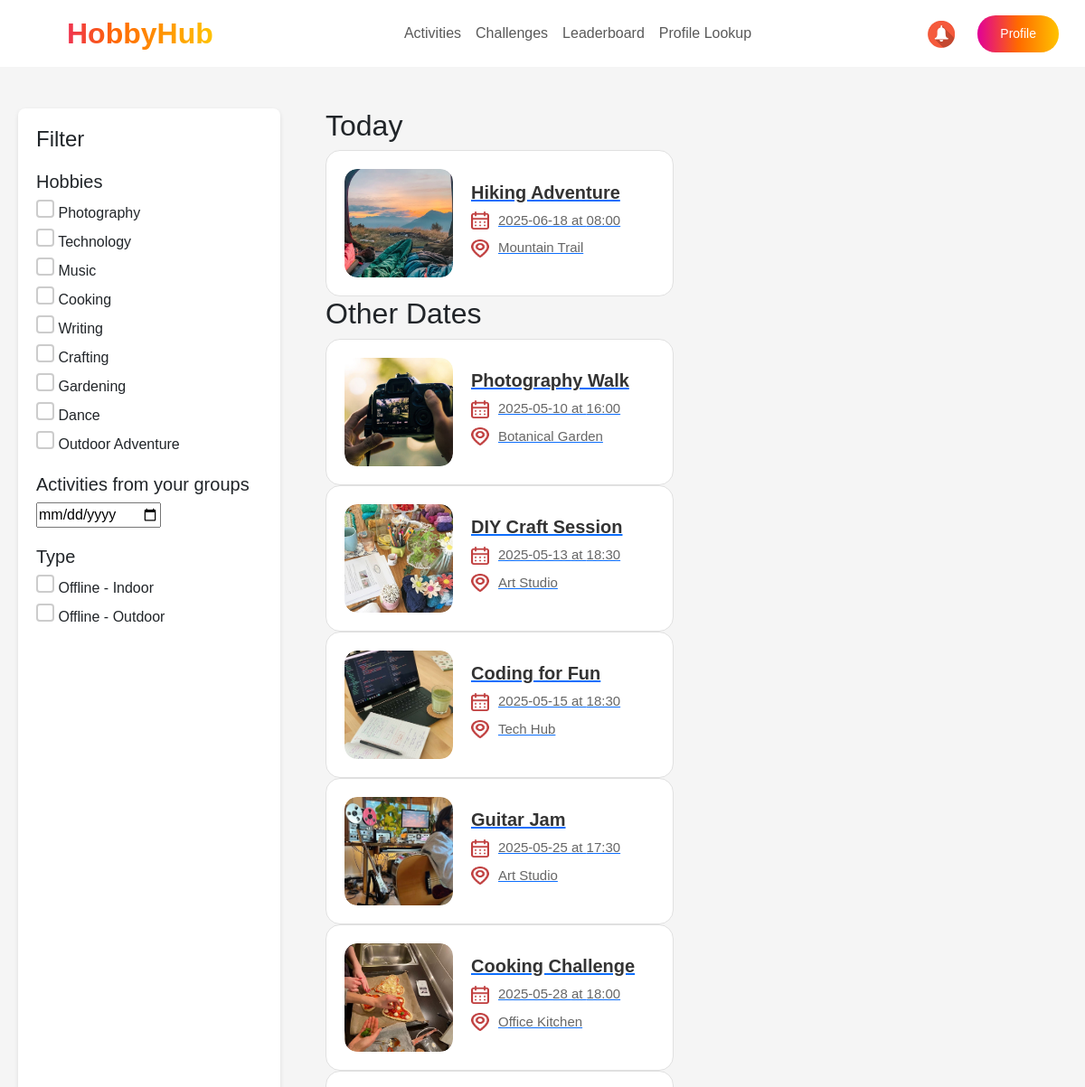
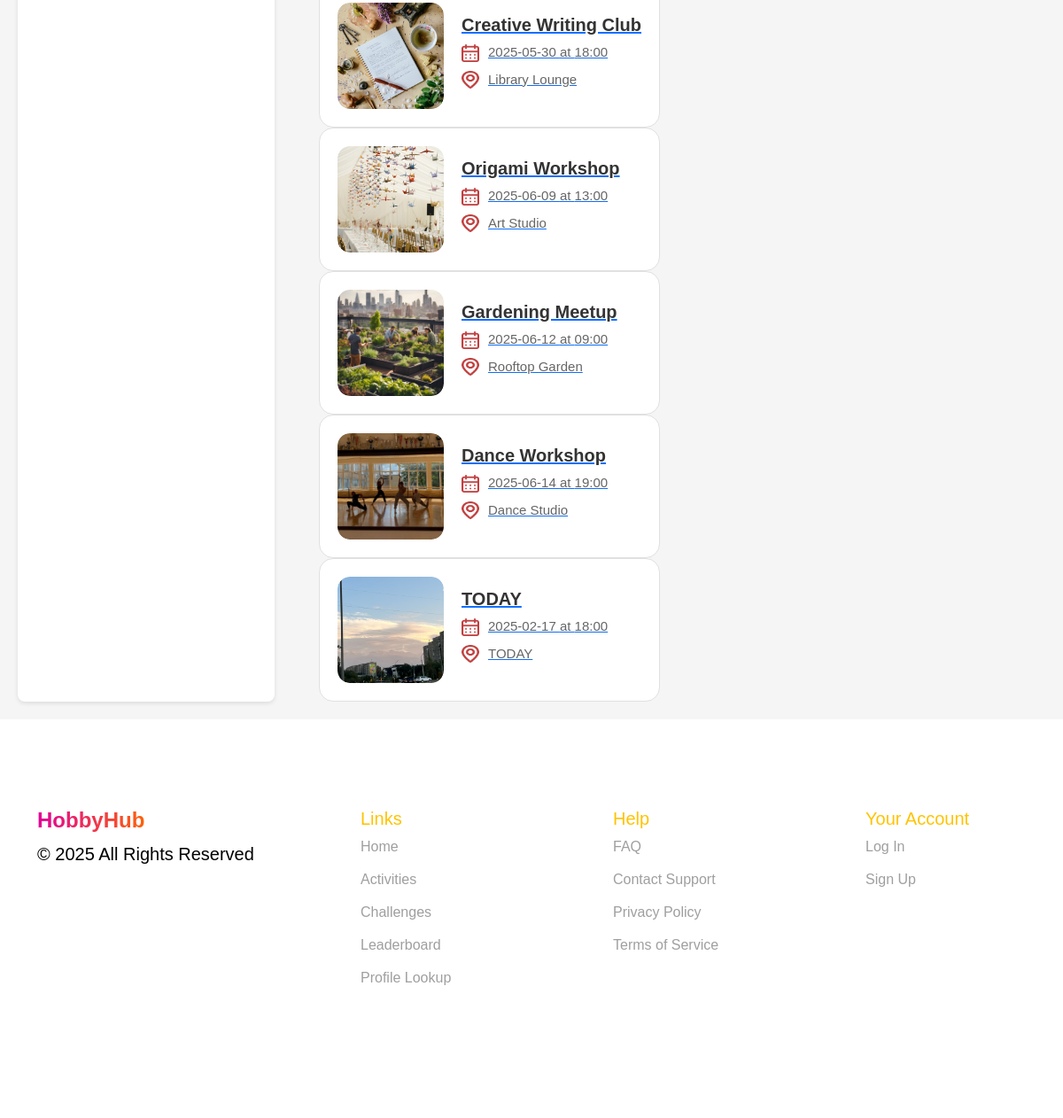
Screenshot of /user_activities/ with the database file from the repository (2 pictures, top to bottom).
### events/models.py (models this page shows, shortened)
class Event(models.Model):
    title = models.CharField(max_length=150)
    description = models.TextField()
    location = models.CharField(max_length=250)
    date = models.DateField()
    time = models.TimeField()
    hobby_type = models.CharField(max_length=150)
    image = models.ImageField(upload_to='event_images/', null=True, blank=True)

### events/views.py (the view)
# urls.py: path('user_activities/', user_activities, name='user_activities'),
def user_activities(request):
    today = timezone.now().date()  # Получаем текущую дату
    events = Event.objects.all()
    today_events = []
    other_events = []
    for event in events:
        event_data = {
            'id': event.id,  # Убедитесь, что передаете id события
            'title': event.title,
            'description': event.description,
            'location': event.location,
            'date': event.date.strftime('%Y-%m-%d'),
            'time': event.time.strftime('%H:%M'),
            'hobby_type': event.hobby_type,
            'image': event.image.url if event.image else None,  # Используйте .url для ImageField
        }
        if event.date == today:
            today_events.append(event_data)
        else:
            other_events.append(event_data)
    return render(request, 'user_activities.html', {
        'today_events': today_events,
        'other_events': other_events,
    })

### events/templates/user_activities.html (shortened to what this page needs)
<!DOCTYPE html>
<html lang="en">
<head>
    {% load static %}
    <link rel="stylesheet" href="https://cdn.jsdelivr.net/npm/bootstrap@5.3.0/dist/css/bootstrap.min.css">
    <link rel="stylesheet" href="{% static 'css/organizer-styles.css' %}">
    <link rel="stylesheet" href="{% static 'css/activities.css' %}">
    <link href="https://fonts.cdnfonts.com/css/gilroy-bold" rel="stylesheet">
    <link rel="stylesheet" href="https://cdn.jsdelivr.net/npm/swiper/swiper-bundle.min.css">
</head>
<body>
    <section class="header">
        <nav class="navbar navbar-expand-lg navbar-bold px-4  bg-white fixed-top">
            <a class="navbar-brand fw-bold gradient-text logo" href="#">HobbyHub</span></a>
            <div class="collapse navbar-collapse justify-content-center" id="navbarNav">
                <ul class="navbar-nav">
                    <li class="nav-item header-text"><a class="nav-link" href="#">Activities</a></li>
                    <li class="nav-item header-text"><a class="nav-link" href="#">Challenges</a></li>
                    <li class="nav-item header-text"><a class="nav-link" href="#">Leaderboard</a></li>
                    <li class="nav-item header-text"><a class="nav-link" href="#">Profile Lookup</a></li>
                </ul>
            </div>
            <div class="d-flex">
                <a class="notifications"><img src="{% static 'images/bell.jpg' %}" alt="Notification"></a>
                <button class="btn btn-gradient">Profile</button>
            </div>
        </nav>
        </section>
        <div class="container-act" style="margin-top: 100px">
            <aside class="filter-panel">
                <h4 >Filter</h4>
                <h5 style="margin-top: 20px">Hobbies</h5>
                <ul id="hobby-filters">
                    <li><input type="checkbox" value="Photography"> Photography</li>
                    <li><input type="checkbox" value="Technology"> Technology</li>
                    <li><input type="checkbox" value="Music"> Music</li>
                    <li><input type="checkbox" value="Cooking"> Cooking</li>
                    <li><input type="checkbox" value="Writing"> Writing</li>
                    <li><input type="checkbox" value="Crafting"> Crafting</li>
                    <li><input type="checkbox" value="Gardening"> Gardening</li>
                    <li><input type="checkbox" value="Dance"> Dance</li>
                    <li><input type="checkbox" value="Outdoor Adventure"> Outdoor Adventure</li>
                </ul>
                <h5 style="margin-top: 20px">Activities from your groups</h5>
                <input type="date" id="date-filter">
                <h5 style="margin-top: 20px">Type</h5>
                <ul>
                    <li><input type="checkbox" value="Indoor"> Offline - Indoor</li>
                    <li><input type="checkbox" value="Outdoor"> Offline - Outdoor</li>
                </ul>
            </aside>
            <main class="event-list" style="padding-left: 50px;">
                <h2>Today</h2>
                <div id="today-events">
                    {% if today_events %}
                        {% for event in today_events %}
                        <a href="{% url 'activity_details' event.id %}" class="event-link">
                            <div class="event event-card" data-date="{{ event.date }}" data-type="{{ event.hobby_type }}" data-hobby="{{ event.hobby_type }}">
                                <div class="event-image">
                                    <img src="{{ event.image }}" alt="{{ event.title }}">
                                </div>
                                <div class="event-details">
                                    <h3>{{ event.title }}</h3>
                                    <p>
                                        <img src="{% static 'images/your_act_calendar.png' %}" alt="Date" class="icon">
                                        {{ event.date }} at {{ event.time }}
                                    </p>
                                    <p>
                                        <img src="{% static 'images/your_act_location.png' %}" alt="Location" class="icon">
                                        {{ event.location }}
                                    </p>
                                </div>
                            </div>
                        </a>
                        {% endfor %}
                    {% else %}
                        <p id="no-events-today">No events for today.</p>
                    {% endif %}
                </div>
                <h2>Other Dates</h2>
                <div id="other-events">
                    {% if other_events %}
                        {% for event in other_events %}
                        <a href="{% url 'activity_details' event.id %}" class="event-link">
                            <div class="event event-card" data-date="{{ event.date }}" data-type="{{ event.hobby_type }}" data-hobby="{{ event.hobby_type }}">
                                <div class="event-image">
                                    <img src="{{ event.image }}" alt="{{ event.title }}">
                                </div>
                                <div class="event-details">
                                    <h3>{{ event.title }}</h3>
                                    <p>
                                        <img src="{% static 'images/your_act_calendar.png' %}" alt="Date" class="icon">
                                        {{ event.date }} at {{ event.time }}
                                    </p>
                                    <p>
                                        <img src="{% static 'images/your_act_location.png' %}" alt="Location" class="icon">
                                        {{ event.location }}
                                    </p>
                                </div>
                            </div>
                        </a>
                        {% endfor %}
                    {% else %}
                        <p id="no-events-other">No events for other dates.</p>
                    {% endif %}
                </div>
            </main>
        </div>
    <footer class="footer">
        <div class="container">
            <div class="row">
                <div class="col-md-3">
                    <h4 class="fw-bold gradient-text">HobbyHub</h4>
                    <p>© 2025 All Rights Reserved</p>
                </div>
                <div class="col-md-3">
                    <h5>Links</h5>
                    <ul>
                        <li><a href="#">Home</a></li>
                        <li><a href="#">Activities</a></li>
                        <li><a href="#">Challenges</a></li>
                        <li><a href="#">Leaderboard</a></li>
                        <li><a href="#">Profile Lookup</a></li>
                    </ul>
                </div>
                <div class="col-md-3">
                    <h5>Help</h5>
                    <ul>
                        <li><a href="#">FAQ</a></li>
                        <li><a href="#">Contact Support</a></li>
                        <li><a href="#">Privacy Policy</a></li>
                        <li><a href="#">Terms of Service</a></li>
                    </ul>
                </div>
                <div class="col-md-3">
                    <h5>Your Account</h5>
                    <ul>
                        <li><a href="#">Log In</a></li>
                        <li><a href="#">Sign Up</a></li>
                    </ul>
                </div>
            </div>
        </div>
    </footer>
</body>
</html>

### events/static/css/organizer-styles.css (style rules this page uses)
body { font-family: 'Gilroy-bold', sans-serif; background-color: #F5F5F5; }
p { color: #000000; font-weight: 400; font-size: 20px; }
.header { background-color: gainsboro; }
.gradient-text { background: linear-gradient(90deg, #E10098 0%, #FF6A00 50%, #FFC300 100%); -webkit-background-clip: text; -webkit-text-fill-color: transparent; font-weight: bold; }
.btn-gradient { background: linear-gradient(90deg, #E10098 0%, #FF6A00 50%, #FFC300 100%); color: white; border-radius: 20px; padding: 10px 25px; font-size: 18px; border: none; cursor: pointer; transition: 0.3s; }
.logo { font-size: 2rem; font-weight: bold; padding-left: 50px; }
.footer { height: 450px; background: #FFFFFF; color: black; padding: 100px 0; }
.footer h5 { padding-left: 80px; color: #FFC300; }
.footer ul { list-style: none; display: flex; flex-direction: column; padding-left: 50px; }
.footer ul li { margin-bottom: 13px; }
.footer ul li a { color: #9F9F9F; text-decoration: none; padding-left: 30px; }
.btn { font-size: 14px; margin-right: 5px; }
.notifications img { width:30px; height:30px; margin-right: 25px; margin-top: 6px; }
.event-card { display: flex; align-items: center; background: #ffffff; border-radius: 16px; padding: 20px; position: relative; overflow: hidden; transition: all 0.3s ease-in-out; border: 1px solid #e0e0e0; }
.event-image { width: 120px; height: 120px; border-radius: 14px; overflow: hidden; flex-shrink: 0; position: relative; }
.event-image img { width: 100%; height: 100%; object-fit: cover; border-radius: 14px; transition: transform 0.3s ease-in-out; }
.event-details { padding-left: 20px; flex: 1; }
.event-details h3 { margin: 0; font-size: 20px; font-weight: bold; color: #333; }
.event-details p { margin: 8px 0; font-size: 15px; color: #666; display: flex; align-items: center; font-weight: 500; }
.icon { width: 20px; height: 20px; margin-right: 10px; opacity: 0.8; transition: opacity 0.3s ease-in-out; }

### events/static/css/activities.css (style rules this page uses)
.container-act { display: flex; width: 100%; max-width: 1200px; margin: auto; padding: 20px; margin-top: 100px; }
.filter-panel { width: 25%; background: #fff; padding: 20px; border-radius: 8px; box-shadow: 0 2px 5px rgba(0, 0, 0, 0.1); }
.filter-panel h3, .filter-panel h4 { margin-bottom: 10px; }
.filter-panel ul { list-style: none; padding: 0; }
.filter-panel li { margin-bottom: 5px; }
input[type="checkbox"] { appearance: none; width: 20px; height: 20px; border-radius: 4px; border: 2px solid #ccc; cursor: pointer; transition: all 0.3s ease-in-out; background-color: #fff; }
.event-card { display: flex; align-items: center; background: #ffffff; border-radius: 16px; padding: 20px; position: relative; overflow: hidden; transition: all 0.3s ease-in-out; border: 1px solid #e0e0e0; }
.event-image { width: 120px; height: 120px; border-radius: 14px; overflow: hidden; flex-shrink: 0; position: relative; }
.event-image img { width: 100%; height: 100%; object-fit: cover; border-radius: 14px; transition: transform 0.3s ease-in-out; }
.event-details { padding-left: 20px; flex: 1; }
.event-details h3 { margin: 0; font-size: 20px; font-weight: bold; color: #333; }
.event-details p { margin: 8px 0; font-size: 15px; color: #666; display: flex; align-items: center; font-weight: 500; }
.icon { width: 20px; height: 20px; margin-right: 10px; opacity: 0.8; transition: opacity 0.3s ease-in-out; }

### rows the page displays
Event: title "Hiking Adventure", location "Mountain Trail"
Event: title "Photography Walk", location "Botanical Garden"
Event: title "DIY Craft Session", location "Art Studio"
Event: title "Coding for Fun", location "Tech Hub"
Event: title "Guitar Jam", location "Art Studio"
Event: title "Cooking Challenge", location "Office Kitchen"
Event: title "Creative Writing Club", location "Library Lounge"
Event: title "Origami Workshop", location "Art Studio"
Event: title "Gardening Meetup", location "Rooftop Garden"
Event: title "Dance Workshop", location "Dance Studio"
Event: title "TODAY", location "TODAY"

### other values shown
{{ event.date }} "2025-06-18"
{{ event.time }} "08:00"
{{ event.date }} "2025-05-10" "2025-05-13" "2025-05-15" "2025-05-25" "2025-05-28" "2025-05-30" "2025-06-09" "2025-06-12" "2025-06-14" "2025-02-17"
{{ event.time }} "16:00" "18:30" "18:30" "17:30" "18:00" "18:00" "13:00" "09:00" "19:00" "18:00"
